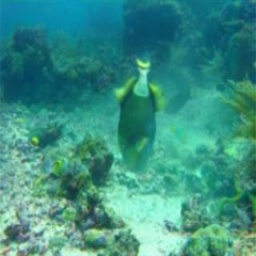
#> input picture testA/test_p107_.jpg, 256 x 256 px; its folder holds only this picture in this run
$ python main.py
#> lines starting #> are read from the running program, lines starting #| are printed output that depends on the picture
import cv2
import os
import glob

def apply_histogram_equalization(input_folder, output_folder):
    # 创建输出文件夹（如果不存在）
#> called with input_folder = '../testA', output_folder = '../output/testA_he'
    os.makedirs(output_folder, exist_ok=True)

    # 获取输入文件夹中所有图片文件
    image_files = glob.glob(os.path.join(input_folder, "*.*"))
    supported_formats = [".jpg", ".jpeg", ".png", ".bmp", ".tiff"]

    for image_path in image_files:
        # 检查文件扩展名是否为支持的格式
        if os.path.splitext(image_path)[1].lower() not in supported_formats:
            continue

        # 读取图像
        img = cv2.imread(image_path)
#> img is the input picture: shape (256, 256, 3); mean B, G, R 130.7, 144.1, 58
        if img is None:
            print(f"Warning: 无法读取 {image_path}")
            continue

        # 判断是否为彩色图像
        if len(img.shape) == 3 and img.shape[2] == 3:
            # 转换为YUV颜色空间，仅对亮度通道进行均衡化
            # img_yuv = cv2.cvtColor(img, cv2.COLOR_BGR2YUV)
            # img_yuv[:,:,0] = cv2.equalizeHist(img_yuv[:,:,0])
            # equ = cv2.cvtColor(img_yuv, cv2.COLOR_YUV2BGR)
            channels = cv2.split(img)
            eq_channels = []
            for ch in channels:
                eq_ch = cv2.equalizeHist(ch)  # 确保每个通道是 uint8
                eq_channels.append(eq_ch)
#> this loop made 3 passes
#> pass 1, in apply_histogram_equalization, `eq_ch = cv2.equalizeHist(ch)`:
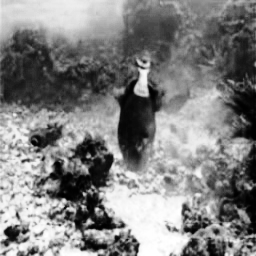
#> eq_ch: shape (256, 256); min 0, max 255, mean 128.6
#> pass 2, in apply_histogram_equalization, `eq_ch = cv2.equalizeHist(ch)`:
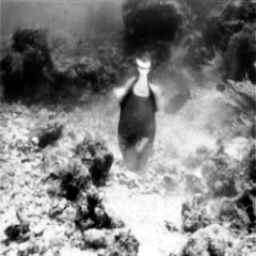
#> eq_ch: shape (256, 256); min 0, max 255, mean 128.3
#> pass 3, in apply_histogram_equalization, `eq_ch = cv2.equalizeHist(ch)`:
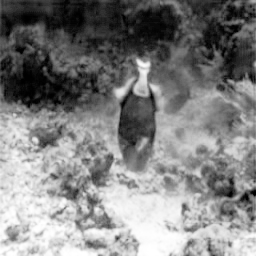
#> eq_ch: shape (256, 256); min 0, max 255, mean 128.7
#> after the loop, eq_channels = 3 items
            equ = cv2.merge(eq_channels)
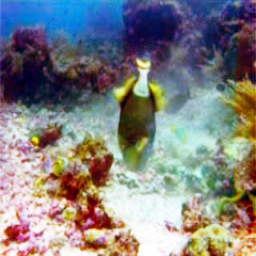
#> equ: shape (256, 256, 3); mean of channels 0, 1, 2 128.6, 128.3, 128.7; drawn as B, G, R
            # equ = cv2.equalizeHist(img)
        else:
            # 灰度图像直接均衡化
            equ = cv2.equalizeHist(img)

        # 构造输出路径
        filename = os.path.basename(image_path)
        output_path = os.path.join(output_folder, filename)

        # 保存处理后的图像
        cv2.imwrite(output_path, equ)
        print(f"Processed: {filename}")

if __name__ == "__main__":
    input_folder = "../testA"      # 输入文件夹路径
    output_folder = "../output/testA_he"  # 输出文件夹路径

    apply_histogram_equalization(input_folder, output_folder)

$ run again, on testA/test_p123_.jpg
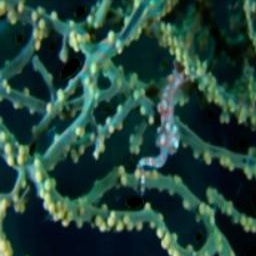
#> input picture testA/test_p123_.jpg, 256 x 256 px
#> in apply_histogram_equalization, img is the input picture: shape (256, 256, 3); mean B, G, R 59.9, 69.7, 36.7
#> the loop in apply_histogram_equalization, `for ch in channels:` made 3 passes
#> pass 3, in apply_histogram_equalization, `eq_ch = cv2.equalizeHist(ch)`:
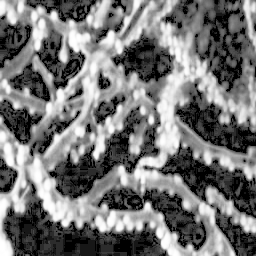
#> eq_ch: shape (256, 256); min 0, max 255, mean 116
#> after the loop in apply_histogram_equalization, `for ch in channels:`: eq_channels = 3 items
#> in apply_histogram_equalization, `equ = cv2.merge(eq_channels)`:
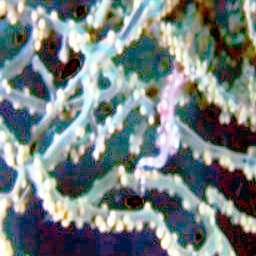
#> equ: shape (256, 256, 3); mean of channels 0, 1, 2 128.3, 128.3, 116; drawn as B, G, R

$ run again, on testA/test_p127_.jpg
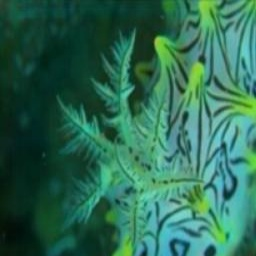
#> input picture testA/test_p127_.jpg, 256 x 256 px
#> in apply_histogram_equalization, img is the input picture: shape (256, 256, 3); mean B, G, R 83.4, 106.8, 44.5
#> the loop in apply_histogram_equalization, `for ch in channels:` made 3 passes
#> pass 3, in apply_histogram_equalization, `eq_ch = cv2.equalizeHist(ch)`:
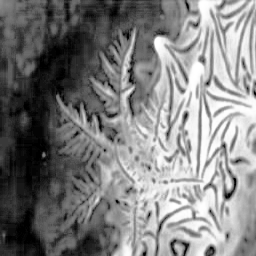
#> eq_ch: shape (256, 256); min 0, max 255, mean 127.5
#> after the loop in apply_histogram_equalization, `for ch in channels:`: eq_channels = 3 items
#> in apply_histogram_equalization, `equ = cv2.merge(eq_channels)`:
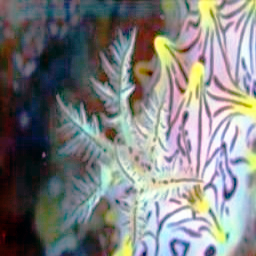
#> equ: shape (256, 256, 3); mean of channels 0, 1, 2 128.5, 128.3, 127.5; drawn as B, G, R

$ run again, on testA/test_p116_.jpg
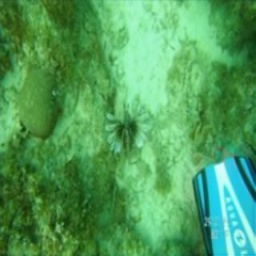
#> input picture testA/test_p116_.jpg, 256 x 256 px
#> in apply_histogram_equalization, img is the input picture: shape (256, 256, 3); mean B, G, R 91.9, 158.1, 79.3
#> the loop in apply_histogram_equalization, `for ch in channels:` made 3 passes
#> after the loop in apply_histogram_equalization, `for ch in channels:`: eq_channels = 3 items
#> in apply_histogram_equalization, `equ = cv2.merge(eq_channels)`:
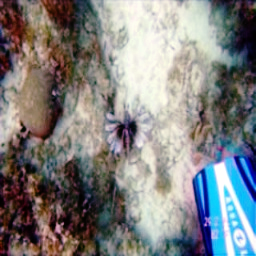
#> equ: shape (256, 256, 3); mean of channels 0, 1, 2 128.2, 128.2, 128.3; drawn as B, G, R
